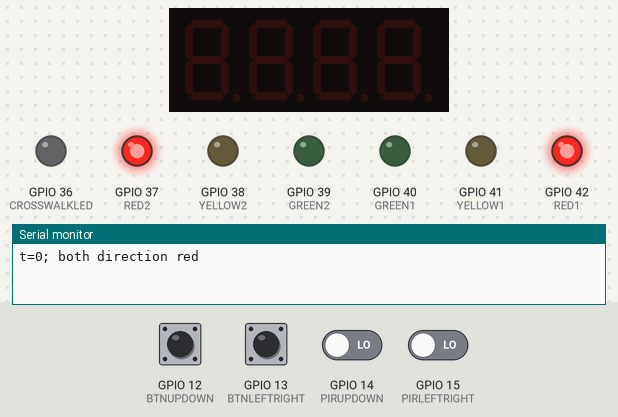
The sketch below on a simulated ESP32-S2. Parts: 4-digit seven-segment display, output pins drawn as LEDs (lit = HIGH), the last lines printed to the serial monitor. The inputs (shaded band) are chosen by the test bench; at power-on: GPIO 12 (BTNUPDOWN), GPIO 13 (BTNLEFTRIGHT) HIGH, GPIO 14 (PIRUPDOWN), GPIO 15 (PIRLEFTRIGHT) LOW.

Above: at 1.4 s.
1.5 s: GPIO 12 (BTNUPDOWN) pulled LOW for 0.15 s
At 2.5 s:
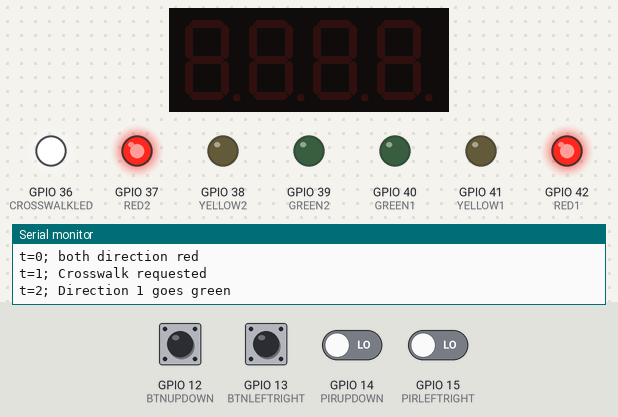
At 3.8 s:
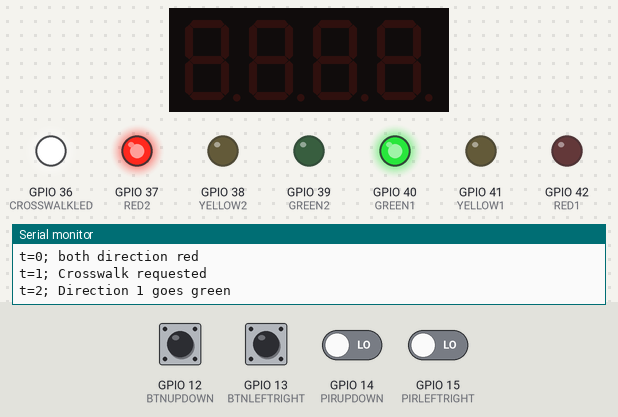
4.6 s: GPIO 15 (PIRLEFTRIGHT) driven HIGH
At 14.6 s:
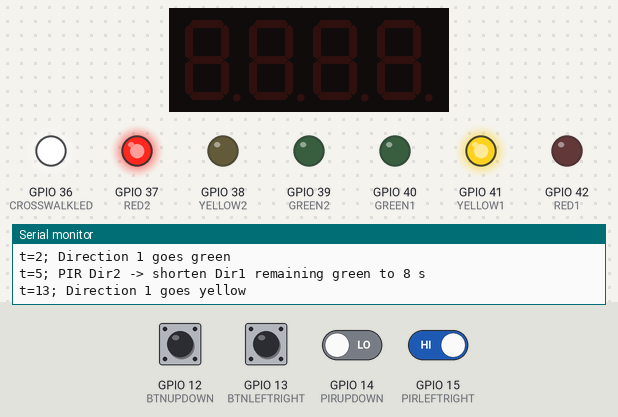
Timing chart, 0 to 43.7 s (numbered marks = the images above; inputs shaded):
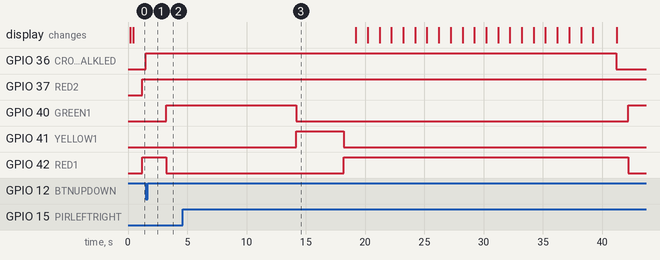

The sketch:

sketch.ino
```cpp
#include <Arduino.h>
#include <TM1637.h>
#include "freertos/FreeRTOS.h"
#include "freertos/task.h"
#include "freertos/semphr.h"
#include "freertos/queue.h"
#include "freertos/timers.h"
#include "driver/gpio.h"

//  Pins
#define RED1 42
#define YELLOW1 41
#define GREEN1 40
#define RED2 37
#define YELLOW2 38
#define GREEN2 39
#define CROSSWALKLED 36

//  PIR
#define PIRUPDOWN 14
#define PIRLEFTRIGHT 15

#define BTNUPDOWN 12
#define BTNLEFTRIGHT 13

// TM1637 pins
const int CLK = 2;
const int DIO = 4;
TM1637 display(CLK, DIO);

//  FreeRTOS primitives
SemaphoreHandle_t crosswalkSem;
QueueHandle_t serialQ;
TimerHandle_t trafficTimer;
TimerHandle_t displayTimer;

//  Shared state
volatile unsigned long globalTime = 0UL;
volatile int stateTime = 0;

volatile bool pir1Detected = false;
volatile bool pir2Detected = false;

volatile bool cwRequested = false;
volatile int cwCountdown = 0;

volatile int green1Time = 18;
volatile int green2Time = 18;

// Debounce variables
volatile unsigned long lastBtn1Time = 0;
volatile unsigned long lastBtn2Time = 0;
const unsigned long DEBOUNCE_DELAY = 200; // 200ms debounce

enum State { INIT, G1, Y1, R1, G2, Y2, R2, CW };
volatile State state = INIT;

//  Helpers
void tmInit() {
  display.init();
  display.set(BRIGHT_TYPICAL); // Set brightness
}

// Show number
void tmShowNumber(int num) {
  if (num < 0) num = 0;
  if (num > 9999) num = 9999;

  int8_t digits[4];
  digits[0] = (num / 1000) % 10;
  digits[1] = (num / 100) % 10;
  digits[2] = (num / 10) % 10;
  digits[3] = num % 10;

  display.display(digits);
}

// Clear
void tmClear() {
  display.clearDisplay();
}

//  Serial gatekeeper queue
void gatekeeperTask(void* pv) {
  char msg[96];
  while (true) {
    if (xQueueReceive(serialQ, &msg, portMAX_DELAY) == pdTRUE) {
      Serial.println(msg);
    }
  }
}

// copies into queue
void sendSerialMsgFmt(const char* fmt, ...) {
  char buf[96];
  va_list ap;
  va_start(ap, fmt);
  vsnprintf(buf, sizeof(buf), fmt, ap);
  va_end(ap);
  xQueueSend(serialQ, &buf, 0);
}

//  ISR handlers
void IRAM_ATTR pir1_isr(void* arg) {
  pir1Detected = true;
}
void IRAM_ATTR pir2_isr(void* arg) {
  pir2Detected = true;
}
void IRAM_ATTR btn_up_isr(void* arg) {
  unsigned long currentTime = millis();
  // Debounce check - only trigger if enough time has passed
  if (currentTime - lastBtn1Time > DEBOUNCE_DELAY) {
    lastBtn1Time = currentTime;
    BaseType_t hpw = pdFALSE;
    xSemaphoreGiveFromISR(crosswalkSem, &hpw);
    portYIELD_FROM_ISR(hpw);
  }
}
void IRAM_ATTR btn_left_isr(void* arg) {
  unsigned long currentTime = millis();
  // Debounce check - only trigger if enough time has passed
  if (currentTime - lastBtn2Time > DEBOUNCE_DELAY) {
    lastBtn2Time = currentTime;
    BaseType_t hpw = pdFALSE;
    xSemaphoreGiveFromISR(crosswalkSem, &hpw);
    portYIELD_FROM_ISR(hpw);
  }
}

//  Crosswalk semaphore consumer task
void crosswalkConsumerTask(void* pv) {
  while (true) {
    if (xSemaphoreTake(crosswalkSem, portMAX_DELAY) == pdTRUE) {
      // Only request if not already requested
      if (!cwRequested) {
        cwRequested = true;
        digitalWrite(CROSSWALKLED, HIGH);
        sendSerialMsgFmt("t=%lu; Crosswalk requested", globalTime);
      }
    }
  }
}

//  FSM logic
void trafficTimerCallback(TimerHandle_t xTimer) {
  globalTime++;
  stateTime++;

  switch (state) {
    case INIT:
      // both red initially
      digitalWrite(RED1, HIGH); digitalWrite(YELLOW1, LOW); digitalWrite(GREEN1, LOW);
      digitalWrite(RED2, HIGH); digitalWrite(YELLOW2, LOW); digitalWrite(GREEN2, LOW);

      if (stateTime >= 2) {
        state = G1;
        stateTime = 0;
        green1Time = 18;
        sendSerialMsgFmt("t=%lu; Direction 1 goes green", globalTime);
      }
      break;

    case G1:
      // Dir1 green, Dir2 red
      digitalWrite(GREEN1, HIGH); digitalWrite(YELLOW1, LOW); digitalWrite(RED1, LOW);
      digitalWrite(RED2, HIGH); digitalWrite(YELLOW2, LOW); digitalWrite(GREEN2, LOW);

      // PIR detected shorten remaining green of dir1
      if (pir2Detected) {
        int rem = green1Time - stateTime;
        if (rem > 8) {
          green1Time = stateTime + 8;
          sendSerialMsgFmt("t=%lu; PIR Dir2 -> shorten Dir1 remaining green to %d s", globalTime, (green1Time - stateTime));
        }
        pir2Detected = false;
      }

      if (stateTime >= green1Time) {
        state = Y1;
        stateTime = 0;
        sendSerialMsgFmt("t=%lu; Direction 1 goes yellow", globalTime);
      }
      break;

    case Y1:
      digitalWrite(GREEN1, LOW); digitalWrite(YELLOW1, HIGH); digitalWrite(RED1, LOW);
      digitalWrite(RED2, HIGH); digitalWrite(YELLOW2, LOW); digitalWrite(GREEN2, LOW);

      if (stateTime >= 4) {
        state = R1;
        stateTime = 0;
        sendSerialMsgFmt("t=%lu; Direction 1 goes red", globalTime);
      }
      break;

    case R1:
      // both red safety 2s
      digitalWrite(RED1, HIGH); digitalWrite(YELLOW1, LOW); digitalWrite(GREEN1, LOW);
      digitalWrite(RED2, HIGH); digitalWrite(YELLOW2, LOW); digitalWrite(GREEN2, LOW);

      if (stateTime >= 2) {
        if (cwRequested) {
          state = CW;
          stateTime = 0;
          cwCountdown = 20;
          sendSerialMsgFmt("t=%lu; Crosswalk active", globalTime);
        } else {
          state = G2;
          stateTime = 0;
          green2Time = 18;
          sendSerialMsgFmt("t=%lu; Direction 2 goes green", globalTime);
        }
      }
      break;

    case G2:
      // Dir2 green, Dir1 red
      digitalWrite(RED1, HIGH); digitalWrite(YELLOW1, LOW); digitalWrite(GREEN1, LOW);
      digitalWrite(GREEN2, HIGH); digitalWrite(YELLOW2, LOW); digitalWrite(RED2, LOW);

      // PIR detected shorten remaining green of dir2
      if (pir1Detected) {
        int rem = green2Time - stateTime;
        if (rem > 8) {
          green2Time = stateTime + 8;
          sendSerialMsgFmt("t=%lu; PIR Dir1 -> shorten Dir2 remaining green to %d s", globalTime, (green2Time - stateTime));
        }
        pir1Detected = false;
      }

      if (stateTime >= green2Time) {
        state = Y2;
        stateTime = 0;
        sendSerialMsgFmt("t=%lu; Direction 2 goes yellow", globalTime);
      }
      break;

    case Y2:
      // Dir2 yellow 4s
      digitalWrite(RED1, HIGH); digitalWrite(YELLOW1, LOW); digitalWrite(GREEN1, LOW);
      digitalWrite(GREEN2, LOW); digitalWrite(YELLOW2, HIGH); digitalWrite(RED2, LOW);

      if (stateTime >= 4) {
        state = R2;
        stateTime = 0;
        sendSerialMsgFmt("t=%lu; Direction 2 goes red", globalTime);
      }
      break;

    case R2:
      // both red safety 2s
      digitalWrite(RED1, HIGH); digitalWrite(YELLOW1, LOW); digitalWrite(GREEN1, LOW);
      digitalWrite(RED2, HIGH); digitalWrite(YELLOW2, LOW); digitalWrite(GREEN2, LOW);

      if (stateTime >= 2) {
        if (cwRequested) {
          state = CW;
          stateTime = 0;
          cwCountdown = 20;
          sendSerialMsgFmt("t=%lu; Crosswalk active", globalTime);
        } else {
          state = G1;
          stateTime = 0;
          green1Time = 18;
          sendSerialMsgFmt("t=%lu; Direction 1 goes green", globalTime);
        }
      }
      break;

    case CW:
      // both red
      digitalWrite(RED1, HIGH); digitalWrite(YELLOW1, LOW); digitalWrite(GREEN1, LOW);
      digitalWrite(RED2, HIGH); digitalWrite(YELLOW2, LOW); digitalWrite(GREEN2, LOW);

      // Decrement cwCountdown once per second
      if (cwCountdown > 0) cwCountdown--;

      if (stateTime >= 22) {
        cwRequested = false;
        cwCountdown = 0;
        digitalWrite(CROSSWALKLED, LOW);
        state = G1;
        stateTime = 0;
        green1Time = 18;
        sendSerialMsgFmt("t=%lu; Direction 1 goes green", globalTime);
      }
      break;
  }
}

//  Display timer callback
void displayTimerCallback(TimerHandle_t xTimer) {
  if (state == CW) {
    // Calculate remaining time based on stateTime
    int remaining = 20 - stateTime;
    if (remaining < 0) remaining = 0;
    tmShowNumber(remaining);
  } else {
    tmClear();
  }
}

//  Setup
void setup() {
  Serial.begin(115200);
  delay(200);

  //  display
  tmInit();

  //  GPIOs
  pinMode(RED1, OUTPUT); pinMode(YELLOW1, OUTPUT); pinMode(GREEN1, OUTPUT);
  pinMode(RED2, OUTPUT); pinMode(YELLOW2, OUTPUT); pinMode(GREEN2, OUTPUT);
  pinMode(CROSSWALKLED, OUTPUT);
  digitalWrite(CROSSWALKLED, LOW);

  pinMode(PIRUPDOWN, INPUT);
  pinMode(PIRLEFTRIGHT, INPUT);

  pinMode(BTNUPDOWN, INPUT_PULLUP);
  pinMode(BTNLEFTRIGHT, INPUT_PULLUP);

  serialQ = xQueueCreate(10, 96);
  crosswalkSem = xSemaphoreCreateBinary();

  xTaskCreate(gatekeeperTask, "gatekeeper", 2048, NULL, 3, NULL);

  //  consumer task
  xTaskCreate(crosswalkConsumerTask, "cw_consumer", 2048, NULL, 2, NULL);

  // Set up ISR system - CHANGED TO NEGEDGE (falling edge only)
  gpio_config_t io_conf = {};
  io_conf.intr_type = GPIO_INTR_NEGEDGE;  // Only trigger on button press (falling edge)
  io_conf.mode = GPIO_MODE_INPUT;
  io_conf.pin_bit_mask = (1ULL << BTNUPDOWN) | (1ULL << BTNLEFTRIGHT);
  io_conf.pull_up_en = GPIO_PULLUP_ENABLE;  // Enable internal pullup
  io_conf.pull_down_en = GPIO_PULLDOWN_DISABLE;
  gpio_config(&io_conf);

  // PIR sensors - keep ANYEDGE for motion detection
  gpio_config_t pir_conf = {};
  pir_conf.intr_type = GPIO_INTR_ANYEDGE;
  pir_conf.mode = GPIO_MODE_INPUT;
  pir_conf.pin_bit_mask = (1ULL << PIRUPDOWN) | (1ULL << PIRLEFTRIGHT);
  pir_conf.pull_up_en = GPIO_PULLUP_DISABLE;
  pir_conf.pull_down_en = GPIO_PULLDOWN_DISABLE;
  gpio_config(&pir_conf);

  gpio_install_isr_service(0);
  gpio_isr_handler_add((gpio_num_t)PIRUPDOWN, pir1_isr, NULL);
  gpio_isr_handler_add((gpio_num_t)PIRLEFTRIGHT, pir2_isr, NULL);
  gpio_isr_handler_add((gpio_num_t)BTNUPDOWN, btn_up_isr, NULL);
  gpio_isr_handler_add((gpio_num_t)BTNLEFTRIGHT, btn_left_isr, NULL);

  sendSerialMsgFmt("t=%lu; both direction red", globalTime);

  trafficTimer = xTimerCreate("traffic", pdMS_TO_TICKS(1000), pdTRUE, (void*)0, trafficTimerCallback);
  displayTimer = xTimerCreate("display", pdMS_TO_TICKS(250), pdTRUE, (void*)0, displayTimerCallback);

  // Start timers
  xTimerStart(trafficTimer, 0);
  xTimerStart(displayTimer, 0);

  // Initialize FSM values
  state = INIT;
  stateTime = 0;
  globalTime = 0;
  green1Time = 18;
  green2Time = 18;
}

//  loop
void loop() {
}
```

Measured:
- after the input at 1.5 s, GPIO 36 (CROSSWALKLED): LOW → HIGH at once
- after the input at 4.6 s, GPIO 36 (CROSSWALKLED): HIGH → LOW after 36.6 s; GPIO 40 (GREEN1): HIGH → LOW after 9.6 s instead of 16.6 s; GPIO 42 (RED1): LOW → HIGH after 13.6 s instead of 20.6 s
